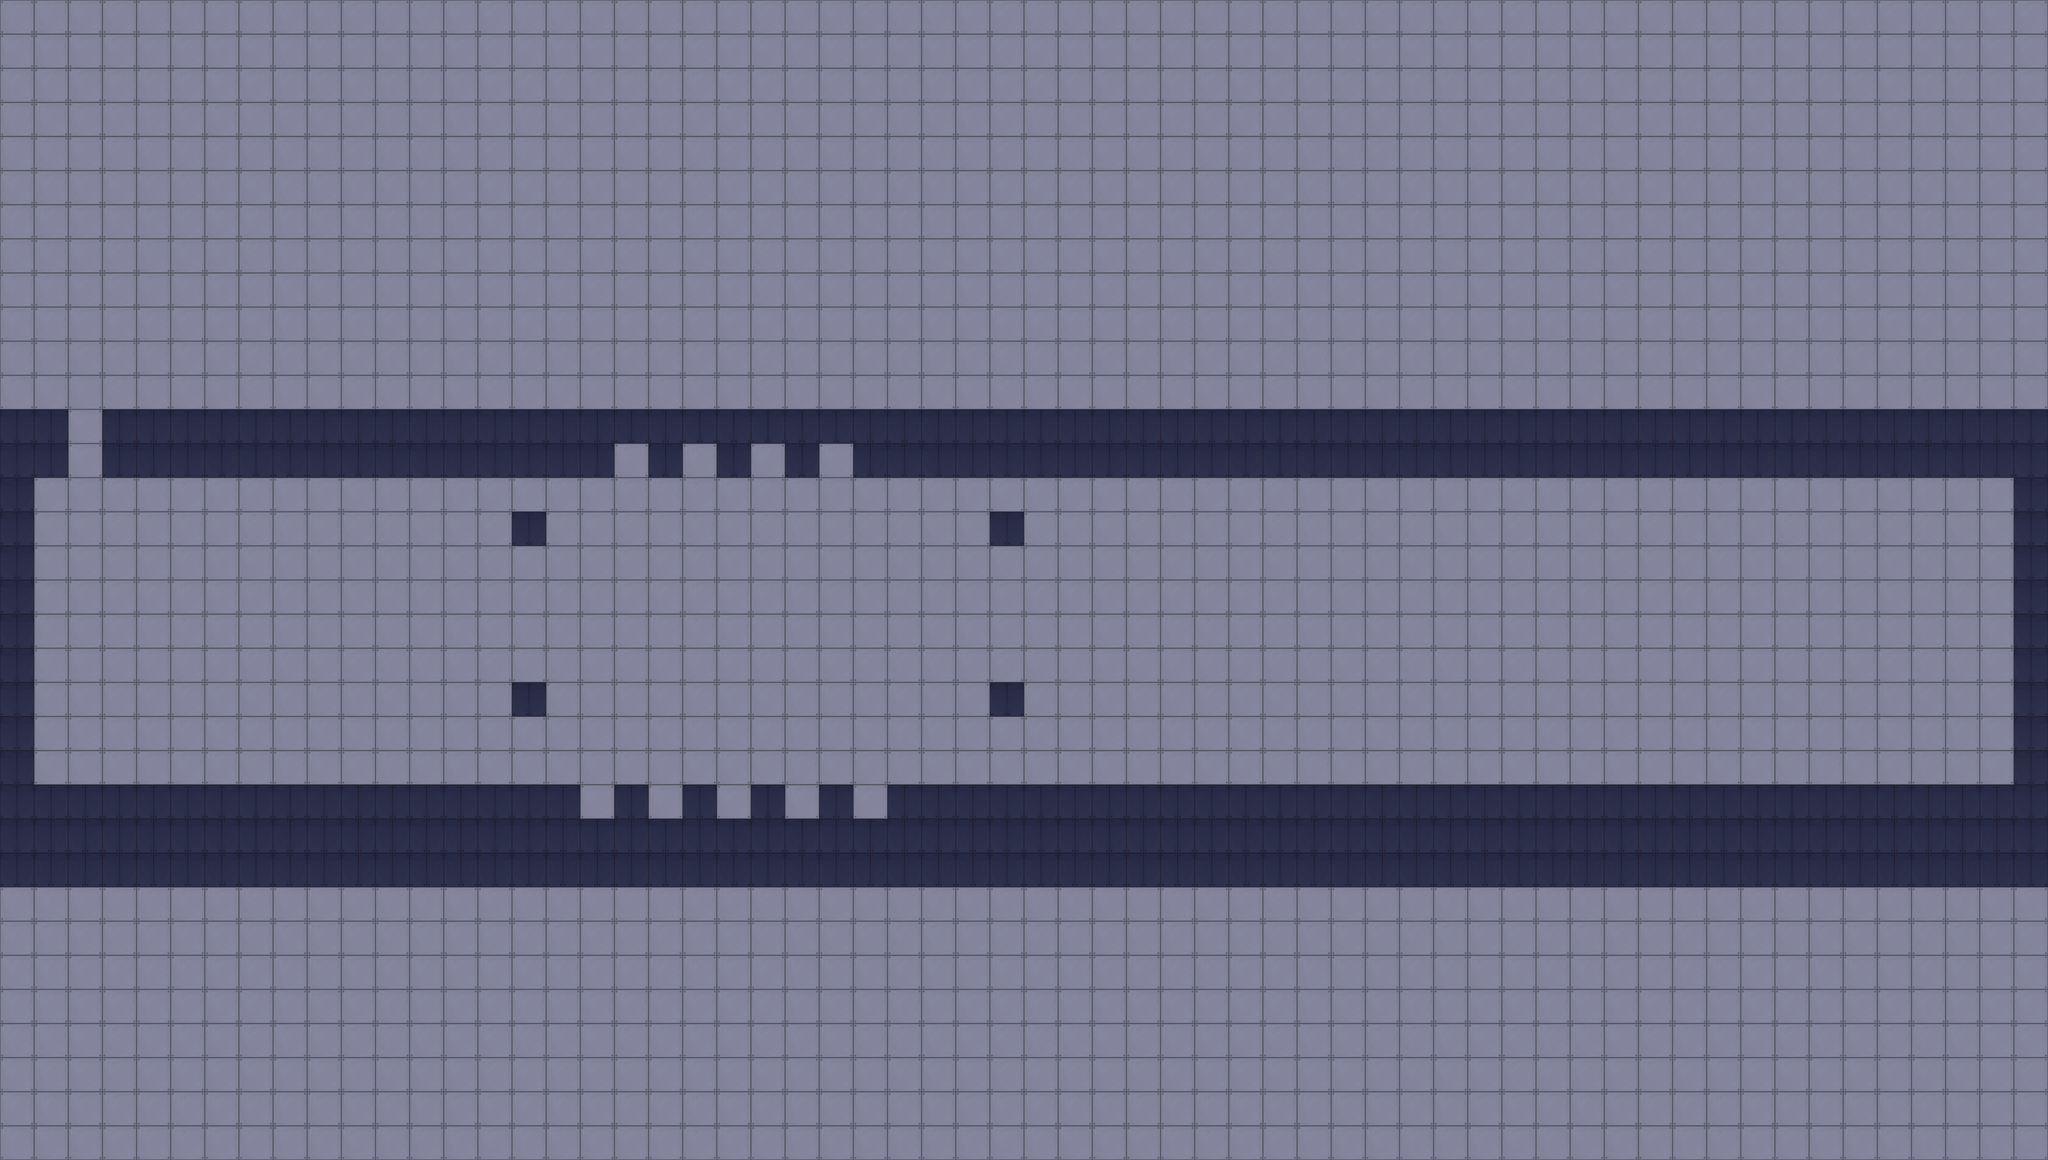

Rendered tile map (Tiled .tmx) drawn with the repository's tilesets; below, a short description and the map source with its tile grids summarised:
An orthogonal 60x34 tile map with 64x64 px tiles, 2 tile layers (backgroundLayer, blockedLayer), 4 tilesets and 57 objects (13x laserPointer, Spawn Point).

<map version="1.2" tiledversion="1.2.3" orientation="orthogonal" renderorder="right-down" width="60" height="34" tilewidth="64" tileheight="64" infinite="0" nextlayerid="7" nextobjectid="184">
 <tileset firstgid="1" name="tileset" tilewidth="64" tileheight="64" tilecount="100" columns="10">
  <image source="../tilesets/tileset.png" width="640" height="640" />
 </tileset>
 <tileset firstgid="101" name="spikes" tilewidth="64" tileheight="128" tilecount="5" columns="5">
  <image source="../sprites/spikes.png" width="320" height="128" />
 </tileset>
 <tileset firstgid="106" name="agentsprite" tilewidth="64" tileheight="64" tilecount="100" columns="10">
  <image source="../sprites/agentsprite.png" width="640" height="640" />
 </tileset>
 <tileset firstgid="206" name="lasers" tilewidth="64" tileheight="64" tilecount="10" columns="10">
  <image source="../sprites/lasers.png" width="640" height="64" />
 </tileset>
 <layer id="1" name="backgroundLayer" width="60" height="34">
  <data>[2040 cells, 2040 non-empty, 1 distinct tile ids]</data>
 </layer>
 <layer id="2" name="blockedLayer" width="60" height="34">
  <data>[2040 cells, 311 non-empty, 4 distinct tile ids]</data>
 </layer>
 <objectgroup id="4" name="spikeObjectLayer">
  <properties>
   <property name="delay" type="int" value="1" />
   <property name="duration" type="int" value="16" />
  </properties>
  <object id="48" gid="101" x="320" y="1024" width="64" height="128">
   <properties>
    <property name="delay" type="int" value="0" />
    <property name="duration" type="int" value="20" />
    <property name="wait" type="int" value="100" />
   </properties>
  </object>
  <object id="49" gid="101" x="320" y="960" width="64" height="128">
   <properties>
    <property name="delay" type="int" value="0" />
    <property name="duration" type="int" value="20" />
    <property name="wait" type="int" value="100" />
   </properties>
  </object>
  <object id="50" gid="101" x="320" y="1088" width="64" height="128">
   <properties>
    <property name="delay" type="int" value="0" />
    <property name="duration" type="int" value="20" />
    <property name="wait" type="int" value="100" />
   </properties>
  </object>
  <object id="51" gid="101" x="320" y="1152" width="64" height="128">
   <properties>
    <property name="delay" type="int" value="0" />
    <property name="duration" type="int" value="20" />
    <property name="wait" type="int" value="100" />
   </properties>
  </object>
  <object id="53" gid="101" x="320" y="1280" width="64" height="128">
   <properties>
    <property name="delay" type="int" value="0" />
    <property name="duration" type="int" value="20" />
    <property name="wait" type="int" value="0" />
   </properties>
  </object>
  <object id="54" gid="101" x="320" y="1344" width="64" height="128">
   <properties>
    <property name="delay" type="int" value="0" />
    <property name="duration" type="int" value="20" />
    <property name="wait" type="int" value="0" />
   </properties>
  </object>
  <object id="55" gid="101" x="320" y="1408" width="64" height="128">
   <properties>
    <property name="delay" type="int" value="0" />
    <property name="duration" type="int" value="20" />
    <property name="wait" type="int" value="0" />
   </properties>
  </object>
  <object id="56" gid="101" x="320" y="1472" width="64" height="128">
   <properties>
    <property name="delay" type="int" value="0" />
    <property name="duration" type="int" value="20" />
    <property name="wait" type="int" value="0" />
   </properties>
  </object>
  <object id="107" gid="101" x="448" y="960" width="64" height="128">
   <properties>
    <property name="delay" type="int" value="1" />
    <property name="duration" type="int" value="20" />
    <property name="wait" type="int" value="0" />
   </properties>
  </object>
  <object id="108" gid="101" x="448" y="1088" width="64" height="128">
   <properties>
    <property name="delay" type="int" value="1" />
    <property name="duration" type="int" value="20" />
    <property name="wait" type="int" value="0" />
   </properties>
  </object>
  <object id="109" gid="101" x="448" y="1024" width="64" height="128">
   <properties>
    <property name="delay" type="int" value="1" />
    <property name="duration" type="int" value="20" />
    <property name="wait" type="int" value="0" />
   </properties>
  </object>
  <object id="110" gid="101" x="448" y="1152" width="64" height="128">
   <properties>
    <property name="delay" type="int" value="1" />
    <property name="duration" type="int" value="20" />
    <property name="wait" type="int" value="0" />
   </properties>
  </object>
  <object id="112" gid="101" x="448" y="1280" width="64" height="128">
   <properties>
    <property name="delay" type="int" value="1" />
    <property name="duration" type="int" value="20" />
    <property name="wait" type="int" value="0" />
   </properties>
  </object>
  <object id="113" gid="101" x="448" y="1344" width="64" height="128">
   <properties>
    <property name="delay" type="int" value="1" />
    <property name="duration" type="int" value="20" />
    <property name="wait" type="int" value="0" />
   </properties>
  </object>
  <object id="114" gid="101" x="448" y="1408" width="64" height="128">
   <properties>
    <property name="delay" type="int" value="1" />
    <property name="duration" type="int" value="20" />
    <property name="wait" type="int" value="0" />
   </properties>
  </object>
  <object id="115" gid="101" x="448" y="1472" width="64" height="128">
   <properties>
    <property name="delay" type="int" value="1" />
    <property name="duration" type="int" value="20" />
    <property name="wait" type="int" value="0" />
   </properties>
  </object>
  <object id="116" gid="101" x="576" y="960" width="64" height="128">
   <properties>
    <property name="delay" type="int" value="3" />
    <property name="duration" type="int" value="20" />
    <property name="wait" type="int" value="0" />
   </properties>
  </object>
  <object id="117" gid="101" x="576" y="1024" width="64" height="128">
   <properties>
    <property name="delay" type="int" value="3" />
    <property name="duration" type="int" value="20" />
    <property name="wait" type="int" value="0" />
   </properties>
  </object>
  <object id="118" gid="101" x="576" y="1088" width="64" height="128">
   <properties>
    <property name="delay" type="int" value="3" />
    <property name="duration" type="int" value="20" />
    <property name="wait" type="int" value="0" />
   </properties>
  </object>
  <object id="119" gid="101" x="576" y="1152" width="64" height="128">
   <properties>
    <property name="delay" type="int" value="3" />
    <property name="duration" type="int" value="20" />
    <property name="wait" type="int" value="0" />
   </properties>
  </object>
  <object id="121" gid="101" x="576" y="1280" width="64" height="128">
   <properties>
    <property name="delay" type="int" value="3" />
    <property name="duration" type="int" value="20" />
    <property name="wait" type="int" value="0" />
   </properties>
  </object>
  <object id="122" gid="101" x="576" y="1344" width="64" height="128">
   <properties>
    <property name="delay" type="int" value="3" />
    <property name="duration" type="int" value="20" />
    <property name="wait" type="int" value="0" />
   </properties>
  </object>
  <object id="123" gid="101" x="576" y="1408" width="64" height="128">
   <properties>
    <property name="delay" type="int" value="3" />
    <property name="duration" type="int" value="20" />
    <property name="wait" type="int" value="0" />
   </properties>
  </object>
  </objectgroup>
 <objectgroup id="6" name="laserObjectLayer">
  <!-- 14 objects omitted --></objectgroup>
 <objectgroup id="5" name="objectsLayer">
  <!-- 1 objects omitted --></objectgroup>
</map>
<!-- 34 of 57 objects omitted -->